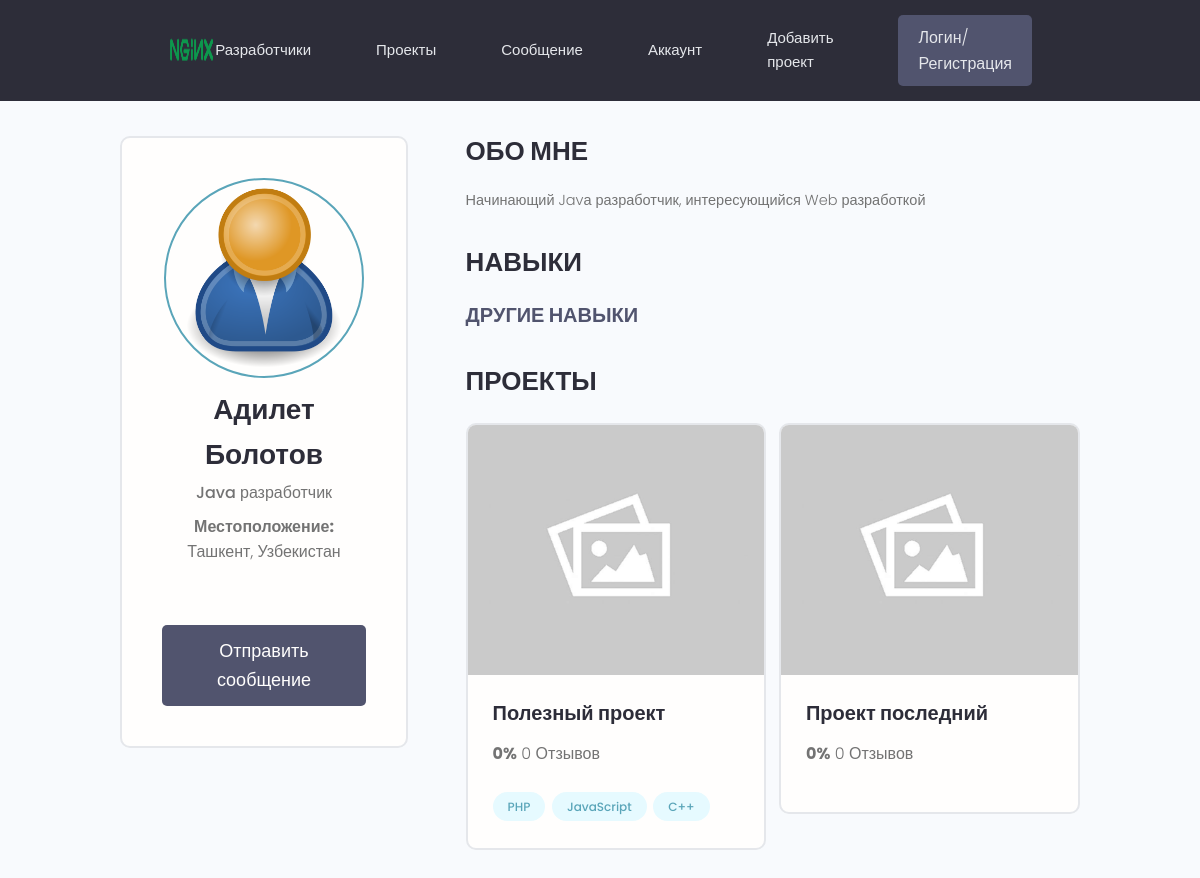
Screenshot of /profile/d033bab5-d5b7-4179-90e8-cd4f003e21e5 with the database file from the repository.
### users/models.py (models this page shows, shortened)
class Profile(models.Model):
    user = models.OneToOneField(User, on_delete=models.CASCADE, null=True, blank=True)
    id = models.UUIDField(default= uuid.uuid4, unique=True, primary_key=True, editable=False) #16 char string nums and letters
    name = models.CharField(max_length=200, null = True, blank=True, verbose_name='ФИО')
    username = models.CharField(max_length=200, null=True, blank=True, verbose_name='Логин')
    email = models.CharField(max_length=200, null=True, blank=True, verbose_name='Почтовый адрес')
    short_intro = models.CharField(max_length=250, blank=True, null=True, verbose_name='Краткая информациия')
    bio = models.TextField(blank=True, null=True, verbose_name='Биография')
    profile_image = models.ImageField(null=True, blank=True, default='profiles/user-default.png', upload_to='profiles/')
    social_github = models.CharField(max_length=250, blank=True, null=True, verbose_name='Профиль в GitHub')
    social_twitter = models.CharField(max_length=250, blank=True, null=True, verbose_name='Профиль в Twitter')
    social_youtube = models.CharField(max_length=250, blank=True, null=True, verbose_name='Профиль в YouTube')
    social_facebook = models.CharField(max_length=250, blank=True, null=True, verbose_name='Профиль в Facebook')
    social_linkedin = models.CharField(max_length=250, blank=True, null=True, verbose_name='Профиль в LinkedIn')
    personal_website = models.CharField(max_length=250, blank=True, null=True, verbose_name='Персональный сайт')
    location = models.CharField(max_length=200, blank=True, null=True,verbose_name='Текущее местоположе')
    class Meta:
        verbose_name = 'Пользователь'
        verbose_name_plural = 'Пользователи'

### projects/models.py (models this page shows, shortened)
class Project(models.Model):
    owner = models.ForeignKey(Profile, blank=True, null=True, on_delete=models.SET_NULL, verbose_name='Автор')
    title = models.CharField(max_length=200, verbose_name='Название Проекта')
    description = models.TextField(null = True, blank=True, verbose_name='Описание проекта') #blank means we can submit withou being be filled
    featured_image = models.ImageField(null=True, blank=True, default="images/default.jpeg")
    demo_link = models.CharField(max_length= 2000, null=True, blank=True, verbose_name='Демо ссылка')
    source_link = models.CharField(max_length=2000, null=True, blank=True, verbose_name='Ссылка на проект')
    tags = models.ManyToManyField('Tag', blank=True, verbose_name='Тэги')
    created = models.DateTimeField(auto_now_add=True, verbose_name='Дата создания') #generate autimcally date
    id = models.UUIDField(default= uuid.uuid4, unique=True, primary_key=True, editable=False) #16 char string nums and letters
    vote_total = models.IntegerField(default=0, null=True, blank=True, verbose_name='Итого голосов')
    vote_ratio = models.IntegerField(default=0, null=True, blank=True, verbose_name='Соотношение голосов')
    class Meta:
        verbose_name = 'Проект'
        verbose_name_plural = "Проекты"

class Tag(models.Model):
    name = models.CharField(max_length=200, verbose_name='Имя тэга')
    created = models.DateTimeField(auto_now_add=True, verbose_name='Дата создания тэга')  # generate autimcally date
    id = models.UUIDField(default=uuid.uuid4, unique=True, primary_key=True,
                          editable=False)  # 16 char string nums and letters
    def __str__(self):
        return self.name
    class Meta:
        verbose_name = 'Тэг'
        verbose_name_plural = 'Тэги'

### users/views.py (the view)
# urls.py: path('profile/<str:pk>', profile, name = 'profile')
def profile(requests, pk):
    profile = Profile.objects.get(id = pk)
    topSkills = profile.skill_set.exclude(description__exact="")
    otherSkills = profile.skill_set.filter(description="")
    context = {
        'profile': profile,
        'topSkills': topSkills,
        'otherSkills':otherSkills
    }
    return render(requests, 'users/profile.html', context=context)

### users/templates/users/profile.html (shortened to what this page needs)
{% extends 'main.html' %}
{% block content %}
  <main class="profile my-md">
    <div class="container">
      <div class="layout">
        <div class="column column--1of3">
          <div class="card text-center">
            <div class="card__body dev">
              <img class="avatar avatar--xl" src="{{ profile.profile_image.url }}" />
              <h2 class="dev__name">{{ profile.name }}</h2>
              <p class="dev__title">{{ profile.short_intro }}</p>
              <p class="dev__location"><b>Местоположение:</b> {{ profile.location }}</p>
              <a href="#" class="btn btn--sub btn--lg"> Отправить сообщение </a>
            </div>
          </div>
        </div>
        <div class="column column--2of3">
          <div class="devInfo">
            <h3 class="devInfo__title">Обо мне</h3>
            <p class="devInfo__about">
              {{ profile.bio }}
            </p>
          </div>
          <div class="devInfo">
            <h3 class="devInfo__title">Навыки</h3>
            <div class="devInfo__skills">
              <h3 class="devInfo__subtitle">Другие навыки</h3>
            </div>
          </div>
          <div class="devInfo">
            <h3 class="devInfo__title">Проекты</h3>
            <div class="grid grid--two">
              {% for project in profile.project_set.all %}
              <div class="column">
                <div class="card project">
                  <a href="single-project.html" class="project">
                    <img class="project__thumbnail" src="{{ project.featured_image.url }}" alt="project thumbnail" />
                    <div class="card__body">
                      <h3 class="project__title">{{ project.title }}</h3>
                      <p><a class="project__author" href="profile.html"></a></p>
                      <p class="project--rating">
                        <span style="font-weight: bold;">{{ project.vote_ratio }}%</span>  {{ project.vote_total}} Отзыв{{ project.vote_total |pluralize:'ов'}}
                      </p>
                      <div class="project__tags">
                        {% for tag in project.tags.all %}
                        <span class="tag tag--pill tag--main">
                          <small>{{ tag }}</small>
                        </span>
                        {% endfor %}
                      </div>
                    </div>
                  </a>
                </div>
              </div>
              {% endfor %}
            </div>
          </div>
        </div>
      </div>
    </div>
  </main>
{% endblock %}

### static/styles/app.css (style rules this page uses)
:root { --color-sub: #2d2d39; }
.btn--sub { background-color: var(--color-sub-light); }
.card { border: 2px solid var(--color-light); }
img { width: 100%; }
.profile .card > .dev { padding: 4rem; }
.dev__name { color: var(--color-sub); font-size: 2.8rem; font-weight: 700; margin-top: 1rem; margin-bottom: 0.5rem; }
.dev__title { font-size: 1.6rem; font-weight: 500; line-height: 1.3; }
.dev__location { margin-top: 1rem; }
.devInfo { margin-bottom: 3rem; }
.devInfo__title, .devInfo__subtitle { font-size: 2.6rem; color: var(--color-sub); text-transform: uppercase; font-weight: 700; margin-bottom: 1.5rem; }
.devInfo__subtitle { font-size: 2rem; color: var(--color-sub-light); }
.devInfo__about, .devSkill__info { font-size: 1.45rem; line-height: 1.7; text-align: justify; }
.project--rating { margin-bottom: 1.6em; margin-top: .5em; }
.project__thumbnail { height: 25rem; object-fit: cover; object-position: top center; }
.project__title { font-size: 2rem; font-weight: 700; color: var(--color-sub); }

### static/uikit/styles/modules/_variables.css (style rules this page uses)
:root { --color-main: #5aa5b9; --color-main-light: #e6faff; --color-sub: #3f4156; --color-sub-light: #51546e; --color-sub-lighter: #ededfd; --color-text: #737373; --color-gray: #8b8b8b; --color-light: #e5e7eb; --color-light-gray: #767676; --color-bg: #f8fafd; --color-white: #fffefd; --color-white-light: #f3f3f3; --color-success: #359e64; --color-success-bg: #def8e8; --color-error: #fc4b0b; --color-error-bg: #fff2ee; --font-base: 'Poppins', arial, helvetica, 'Segoe UI', roboto, ubuntu, sans-serif; --font-monospace: 'Fira Code', 'Courier New', courier, monospace; --font-regular: 300; --font-medium: 500; --font-bold: 700; --generic-shadow: 1px 1px 5px #00000010; --generic-transition: all 0.3s ease-in-out; }

### static/uikit/styles/modules/_base.css (style rules this page uses)
* { margin: 0; padding: 0; box-sizing: border-box; text-rendering: optimizeLegibility; color: inherit; font-size: inherit; }
html { font-size: 50%; }
@media only screen and (min-width: 480px) { html { font-size: 56.25%; } }
@media only screen and (min-width: 1200px) { html { font-size: 62.5%; } }
body { line-height: 1.6; font-weight: 400; font-size: 1.5rem; color: var(--color-text); background-color: var(--color-bg); min-height: 100vh; }

### static/uikit/styles/modules/_typography.css (style rules this page uses)
* { font-family: var(--font-base); }
h2 { font-size: 3.6rem; font-weight: var(--font-bold); }
h3 { font-size: 3.2rem; font-weight: var(--font-medium); }
p, span, strong { font-size: 1.6rem; color: var(--color-text); font-weight: var(--font-regular); }
a { padding-bottom: 2px; text-decoration: none; display: inline-block; color: var(--color-main); font-weight: var(--font-medium); }

### static/uikit/styles/modules/_utilities.css (style rules this page uses)
.container { width: 92%; max-width: 165rem; margin: 0 auto; box-sizing: border-box; }
@media screen and (min-width: 1000px) { .container { width: 90%; } }
@media screen and (min-width: 1200px) { .container { width: 80%; } }
.text-center { text-align: center; }
.my-md { margin: 3rem auto; }

### static/uikit/styles/modules/_avatar.css (style rules this page uses)
.avatar { border-radius: 50%; border: 2px solid var(--color-main); object-fit: cover; }
.avatar--xl { height: 20rem; width: 20rem; }

### static/uikit/styles/modules/_button.css (style rules this page uses)
.btn { display: inline-block; position: relative; cursor: pointer; background-color: var(--color-light); font-weight: var(--font-medium); color: var(--color-sub); text-decoration: none; padding: 1rem 2rem; border-radius: 0.5rem; border: none; width: -webkit-fit-content; width: -moz-fit-content; width: fit-content; height: -webkit-fit-content; height: -moz-fit-content; height: fit-content; font-size: 1.6rem; outline-width: 0; outline-color: transparent; -webkit-backface-visibility: hidden; backface-visibility: hidden; transition: all 0.3s ease-in-out; }
.btn--sub { background-color: var(--color-sub); color: var(--color-white); }
.btn--lg { font-size: 1.8rem; padding: 1.2rem 4.5rem; }

### static/uikit/styles/modules/_card.css (style rules this page uses)
.card { border-radius: 1rem; background-color: var(--color-white); border: 1.5px solid var(--color-light); width: auto; height: auto; margin-top: 0.5rem; margin-bottom: 0.5rem; overflow: hidden; }
.card__body, .card__header { padding: 2rem 2.5rem; }

### static/uikit/styles/modules/_tag.css (style rules this page uses)
.tag { display: inline-flex; align-items: center; background-color: var(--color-sub); height: -webkit-fit-content; height: -moz-fit-content; height: fit-content; width: -webkit-fit-content; width: -moz-fit-content; width: fit-content; border-radius: 0.5rem; padding: 0.5rem 1.5rem; font-size: 1.2rem; cursor: pointer; }
.tag:not(:last-child) { margin-right: 0.25rem; margin-bottom: 0.75rem; }
.tag > small { color: var(--color-white); }
.tag--pill { border-radius: 5rem; }
.tag--main, .tag--main > small { background: var(--color-main-light); color: var(--color-main); font-weight: 500; }

### rows the page displays
Profile: profile_image (placeholder picture), name "Адилет Болотов", short_intro "Java разработчик", location "Ташкент, Узбекистан", bio "Начинающий Javа разработчик, интересующийся Web разработкой"
Project: featured_image (placeholder picture), title "Полезный проект", vote_ratio "0", vote_total "0"
Tag: name "PHP"
Tag: name "JavaScript"
Tag: name "C++"
Project: featured_image (placeholder picture), title "Проект последний", vote_ratio "0", vote_total "0"
